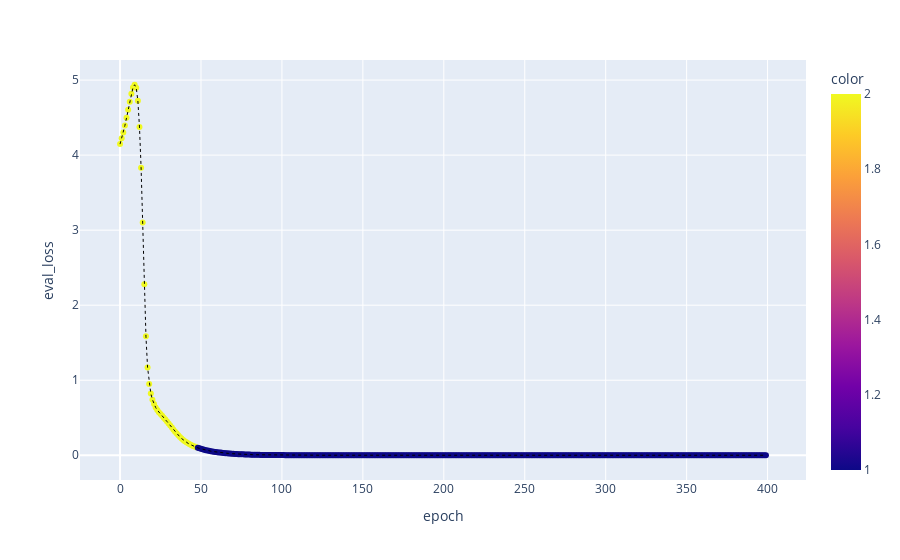

This figure's notebook cell:
### Code cell
visualize_hmm_loss(training_run,phase_col = 'phases', epoch_col='epoch', loss_col='eval_loss')

### Figure 1 — Plotly figure (JSON) as saved in the notebook; plotly's stock layout.template omitted (floating-point values rounded to 4 significant figures; data arrays with more than 128 entries replaced by an {"elided": "..."} marker saying what was removed)
{"data": [{"hovertemplate": "epoch=%{x}<br>eval_loss=%{y}<br>color=%{marker.color}<extra></extra>", "legendgroup": "", "marker": {"color": {"elided": "400 int values"}, "coloraxis": "coloraxis", "symbol": "circle"}, "mode": "markers", "name": "", "orientation": "v", "showlegend": false, "type": "scatter", "x": {"elided": "400 int values"}, "xaxis": "x", "y": {"elided": "400 float values"}, "yaxis": "y"}, {"line": {"color": "black", "dash": "dot", "width": 1}, "mode": "lines", "showlegend": false, "type": "scatter", "x": {"elided": "400 int values"}, "y": {"elided": "400 float values"}}], "layout": {"coloraxis": {"colorbar": {"title": {"text": "color"}}, "colorscale": [[0, "#0d0887"], [0.1111, "#46039f"], [0.2222, "#7201a8"], [0.3333, "#9c179e"], [0.4444, "#bd3786"], [0.5556, "#d8576b"], [0.6667, "#ed7953"], [0.7778, "#fb9f3a"], [0.8889, "#fdca26"], [1, "#f0f921"]]}, "legend": {"tracegroupgap": 0}, "margin": {"t": 60}, "xaxis": {"anchor": "y", "domain": [0, 1], "title": {"text": "epoch"}}, "yaxis": {"anchor": "x", "domain": [0, 1], "title": {"text": "eval_loss"}}}}
